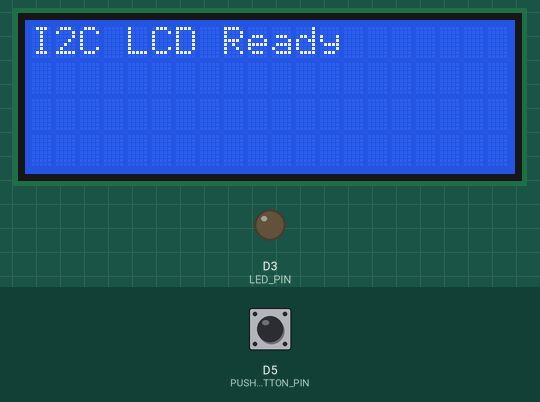
Simulated run of this sketch. Board: ESP8266 (NodeMCU). On the bench: 20×4 character LCD, output pins drawn as LEDs (lit = HIGH). Inputs (shaded band) come from the test bench; at power-on: D5 (PUSHBUTTON_PIN) LOW.

Above: at 1.2 s.
1.3 s: D5 (PUSHBUTTON_PIN) pulled HIGH for 0.15 s
At 1.37 s:
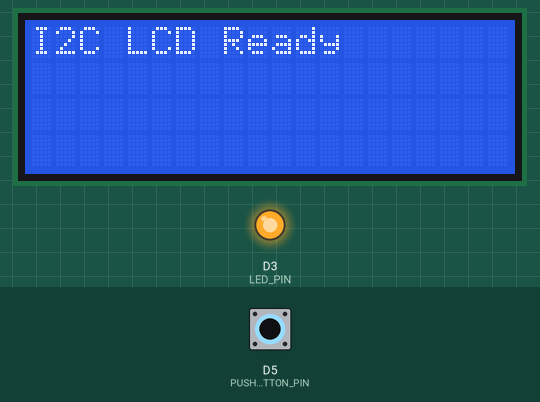
2.9 s: D5 (PUSHBUTTON_PIN) pulled HIGH for 3.2 s
At 6.7 s:
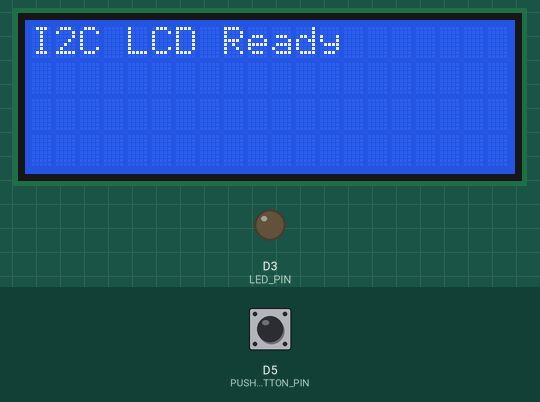
Timing chart, 0 to 8.2 s (numbered marks = the images above; inputs shaded):
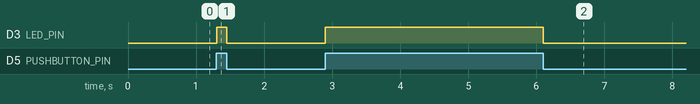

Measured:
- after the input at 1.3 s, D3 (LED_PIN): LOW → HIGH at once, → LOW 0.15 s later
- after the input at 2.9 s, D3 (LED_PIN): LOW → HIGH at once, → LOW 3.2 s later

The sketch:

nodemcu_i2c_lcd.ino
```cpp
// (licence header left out)
/* LIBRARIES */

#include <ESP8266WiFi.h> //installed when you install the ESP8266 board
#include <Wire.h> //used for communicating with I2C devices
/*
 * The library for using an I2C LCD needs a driver to be downloaded and installed.
 * Download the .zip file from: https://github.com/lucasmaziero/LiquidCrystal_I2C (Click on the Code button).
 * To install: With this sketch open, select the Menu option Sketch->Include Library->Add .ZIP libary...
 * Select the downloaded .zip file.
 * The library should now show up in Sketch > Include Library and can be selected for inclusion.
 */
 #include <LiquidCrystal_I2C.h>

/* CONSTANT DEFINITIONS */

#define LED_PIN D3
#define ONBOARD_LED D4 //inverted logic: HIGH=off, LOW=on
#define PUSHBUTTON_PIN D5

/*
 * GLOBAL VARIABLE DEFINITIONS
 * Read up on data types.
 * While Arduino support strings, they take up memory so
 * character arrays are used more often.
 * char* (char pointer) and char[] (array) are similar.
 * const char* points to an immutable string, cannot be interchanged with char*
 */

//The WiFi network name and password configured on your router
//SSID = ServiceSet ID, which is the technical term for a WiFi network name.
const char* ssid = "your_ssid";
const char* password = "your_password";

/* INITIALIZE OBJECTS
 * Libraries usually follow an object-oriented approach that requires
 * an instance of the class to call its methods.
 */
WiFiClient wifiClient;
/*
 * All I2C components have an address, the default is usually 0x27
 * If that doesn't work, see this:https://playground.arduino.cc/Main/I2cScanner/
 * The init statement accepts the address and the number of columns and rows.
 */
LiquidCrystal_I2C lcd(0x27, 20, 4);

/* LOCAL FUNCTIONS */

/*
 * Function to print to LCD, a convenience function.
 * Takes the row number and the text to display on that row.
 * The entire display is cleared if the clear_all flag is true,
 * else only the row is cleared.
 */
void printToLCD(int row, String text, bool clear_all = false){

  const char* twenty_spaces = "                    ";

  if(clear_all){
    lcd.clear(); //clears the entire display
  }

  lcd.setCursor(0,row-1);
  lcd.print(twenty_spaces); //clears the row
  lcd.setCursor(0,row-1); //cursor has to be set again after printing spaces

  lcd.print(text);
}

/*
 * Function to connect to a WiFi network which should have Internet access.
 */
void connectWiFi() {

  delay(10); //a brief pause to allow the connection to stabilise

  //In a WiFi network one device (the router) is the Access Point
  //and the other devices are referred to to as stations.
  //The ESP32 can act as an access point or a station.
  WiFi.mode(WIFI_STA);
  WiFi.begin(ssid, password); //initiates the connection

  //INFO: on the serial monitor
  Serial.print("Connecting to WiFi: ");
  Serial.println(ssid);

   //INFO: on the LCD
  printToLCD(1, "Connecting to WiFi", true);
  printToLCD(2, ssid, false);

  //Keep trying to connect in a loop, until the status changes to WL_CONNECTED
  while (WiFi.status() != WL_CONNECTED) {
    delay(1000); //with a small delay between connection attempts
    Serial.print("."); //INFO: increasing dots to show progress
  }

  //INFO: on the serial monitor
  Serial.println('\n');
  Serial.println("Connected to WiFi!");
  Serial.print("IP address: ");
  Serial.println(WiFi.localIP().toString());

  //INFO: on the LCD
  printToLCD(1, "Connected to WiFi!", true);
  printToLCD(2, WiFi.localIP().toString(), false);
}

/* SETUP CODE: runs once when the board starts up or resets */
void setup() {

  //Start the serial communication with baud rate suitable for your components.
  Serial.begin(115200);
  //This is additional diagnostics for the WiFi, not required if WiFi is working reliably.
  //Serial.setDebugOutput(true);

  //Set the pin modes, since all pins are capable of both input and output.
  pinMode(LED_PIN, OUTPUT);
  pinMode(PUSHBUTTON_PIN, INPUT);

  //Initialise LED to switched off state.
  digitalWrite(LED_PIN, LOW);

  //Initialize the LCD.
  lcd.begin();
  //Turn on the blacklight and print a message.
  lcd.backlight();
  //Use the local function to display text on the LCD.
  printToLCD(1, "I2C LCD Ready", true);

  //Call the function to connect to WiFi.
  //Keep this commented while you test the board and the LED and Pushbutton connections.
  //When ready, uncommment and compile and upload again.
  //connectWiFi();
}

/* MAIN LOOP: runs repeatedly at a very high frequency (1000s of times a second) */
void loop() {

  int button_state = digitalRead(PUSHBUTTON_PIN);

  //Read the state of the pushbutton value and turn the LED on or off.
  //The pushbutton state will be HIGH as long as it is pressed, and LOW when released.
  if (button_state == HIGH) {
    digitalWrite(LED_PIN, HIGH); //turn LED on
  } else {
    digitalWrite(LED_PIN, LOW); //turn LED off
  }
}
```
